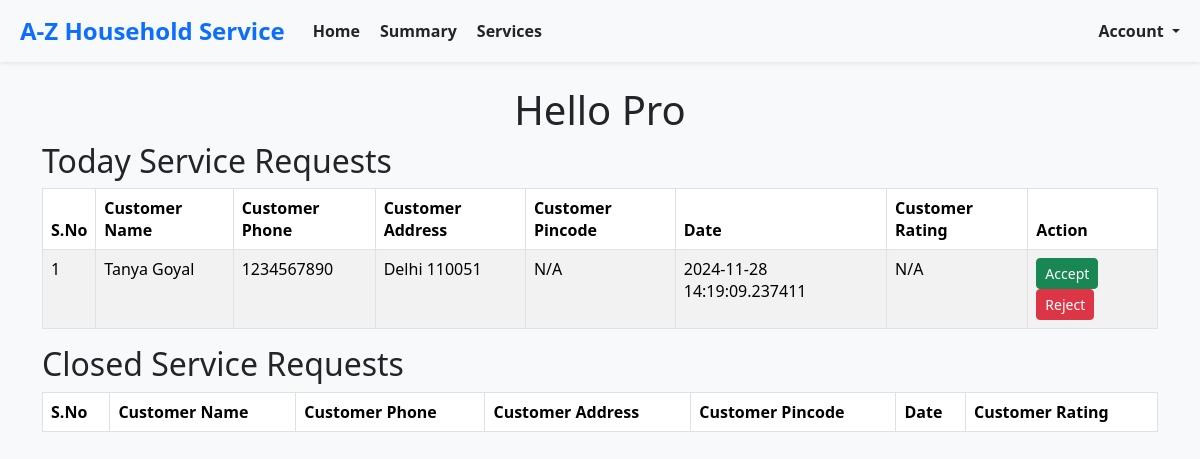
Before: /professionals/home (signed in) with the older database file.
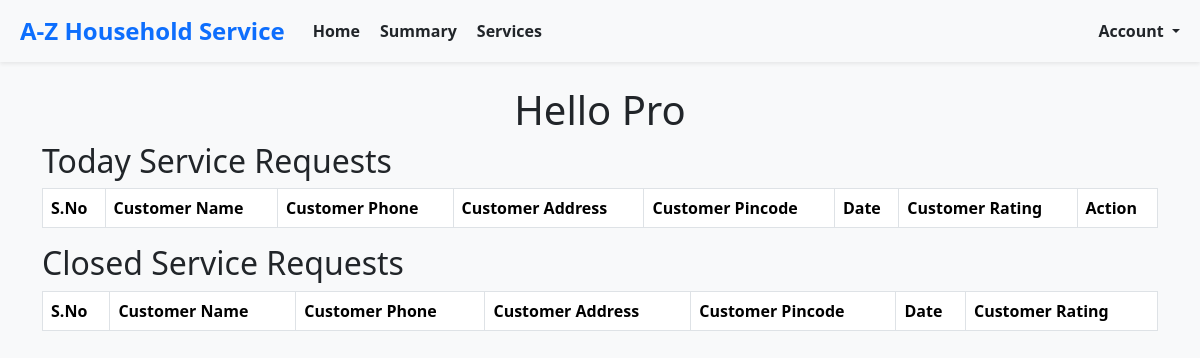
After: the same page with the newer database file.
### models.py (models this page shows, shortened)
class BaseModel(db.Model):
    __abstract__ = True  # This makes it an abstract class, not a table in the database
    id = db.Column(db.Integer, primary_key=True)
    created_at = db.Column(db.DateTime, default=datetime.utcnow, nullable=False)  # Ensure it's not nullable
    modified_at = db.Column(db.DateTime, default=datetime.utcnow, onupdate=datetime.utcnow, nullable=False)  # Ensure it's not nullable

class Customer(BaseModel):
    __tablename__ = 'customer'
    username = db.Column(db.String(150), unique=True, nullable=False)
    password_hash = db.Column(db.String(200), nullable=False)
    name = db.Column(db.String(150), nullable=True)  # Made nullable
    email = db.Column(db.String(150), unique=True, nullable=False)
    phone = db.Column(db.String(20), unique=True, nullable=False)
    address = db.Column(db.String(300), nullable=True)  # Made nullable
    pincode = db.Column(db.String(300), nullable=True)  # Made nullable

class ServiceRequest(BaseModel):
    __tablename__ = 'service_request'
    service_id = db.Column(db.Integer, db.ForeignKey('service.id'), nullable=True)  # Made nullable
    customer_id = db.Column(db.Integer, db.ForeignKey('customer.id'), nullable=False)
    professional_id = db.Column(db.Integer, db.ForeignKey('service_professional.id'), nullable=True)
    date_of_request = db.Column(db.DateTime, default=datetime.utcnow, nullable=True)  # Made nullable
    date_of_completion = db.Column(db.DateTime, nullable=True)  # Made nullable
    service_status = db.Column(db.String(50), default="requested", nullable=True)  # Made nullable
    service_type_id= db.Column(db.Integer, nullable=True)  # Made nullable
    remarks = db.Column(db.Text, nullable=True)  # Made nullable
    rating = db.Column(db.Text, nullable=True)  # Made nullable
    payment = db.relationship('Payment', backref='service_request', lazy=True)

### routes.py (the view)
@app.route('/professionals/home')
def professionals_home():
    try:
        service_professional = ServiceProfessional.query.filter_by(id=session['userId']).first()
        if not service_professional:
            return "Professional not found", 404
        today_service_requests = ServiceRequest.query.filter(
        or_(
        and_(
            ServiceRequest.professional_id == None,
            ServiceRequest.service_status == ServiceRequestStatus.REQUESTED.display_name
        ),
        and_(
            ServiceRequest.professional_id == service_professional.id,
            ServiceRequest.service_status == ServiceRequestStatus.ASSIGNED.display_name
        )
        )
        ).all()
        closed_service_requests = ServiceRequest.query.filter(
        and_(
            ServiceRequest.professional_id == service_professional.id,
            ServiceRequest.service_status == ServiceRequestStatus.CLOSED.display_name
        )
        ).all()
        mappings = create_id_mappings()
        enriched_today_requests = enrich_service_requests(today_service_requests,None, mappings,service_professional)
        enriched_past_requests = enrich_service_requests(closed_service_requests, None, mappings,service_professional)
        return render_template(
            'professionals/home.html',
            service_professional=service_professional,
            today_service_requests=enriched_today_requests,
            past_service_requests=enriched_past_requests
        )
    except Exception as e:
        return f"An error occurred while loading professional home: {e}", 500

### routes.py (called while the page is built)
def create_id_mappings():
    service_type_mapping = {st.id: st for st in ServiceType}
    customer_mapping = {c.id: c for c in Customer.query.all()}
    professional_mapping = {p.id: p for p in ServiceProfessional.query.all()}
    return {
        'service_type_mapping': service_type_mapping,
        'customer_mapping': customer_mapping,
        'professional_mapping': professional_mapping
    }

### templates/professionals/home.html (shortened to what this page needs)
{% extends 'layout.html' %}
{% block content %}
    <div class="container">
     <h1 class="text-center">Hello Pro</h1>
    {% include 'pro_today_service_requests.html' %}
    {% include 'pro_past_service_requests.html' %}
    </div>
    {% endblock %}

### templates/pro_today_service_requests.html (shortened to what this page needs)
<h2>Today Service Requests</h2>
<div class="table-responsive" style="max-height: 400px; overflow-y: auto;">
    <table class="table table-bordered table-striped">
        <thead>
            <tr>
                <th>S.No</th>
                <th>Customer Name</th>
                <th>Customer Phone</th>
                <th>Customer Address</th>
                <th>Customer Pincode</th>
                <th>Date</th>
                <th>Customer Rating</th>
                <th>Action</th>
            </tr>
        </thead>
        <tbody>
            {% for request in today_service_requests %}
            <tr>
                <td>{{ loop.index }}</td>
                <td>{{ request.customer_name if request.customer_name else 'N/A' }}</td>
                <td>{{ request.customer_phone if request.customer_phone else 'N/A' }}</td>
                <td>{{ request.customer_address if request.customer_address else 'N/A' }}</td>
                <td>{{ request.customer_pincode if request.customer_pincode else 'N/A' }}</td>
                <td>{{ request.date_of_request if request.date_of_request else 'N/A' }}</td>
                <td>{{ request.customer_rating if request.customer_rating else 'N/A' }}</td>
                <td>
                    {% if request.status != 'Completed' %}
                        <form action="{{ url_for('service_request_action', service_request_id=request.id, action='accept') }}" method="POST" style="display:inline;">
                            <button type="submit" class="btn btn-success btn-sm" onclick="return confirmAction('accept')">Accept</button>
                        </form>
                        <form action="{{ url_for('service_request_action', service_request_id=request.id, action='reject') }}" method="POST" style="display:inline;">
                            <button type="submit" class="btn btn-danger btn-sm" onclick="return confirmAction('reject')">Reject</button>
                        </form>
                    {% else %}
                        <span>Closed</span>
                    {% endif %}
                </td>
            </tr>
            {% endfor %}
        </tbody>
    </table>
</div>

Changed rows visible on the page:
no longer on this page (row edited): Customer: name "Tanya Goyal", phone "1234567890", address "Delhi 110051"
removed ServiceRequest: date_of_request "2024-11-28 14:19:09.237411"
Other visible differences:
list line gone: "1 N/A N/A Accept Reject"
